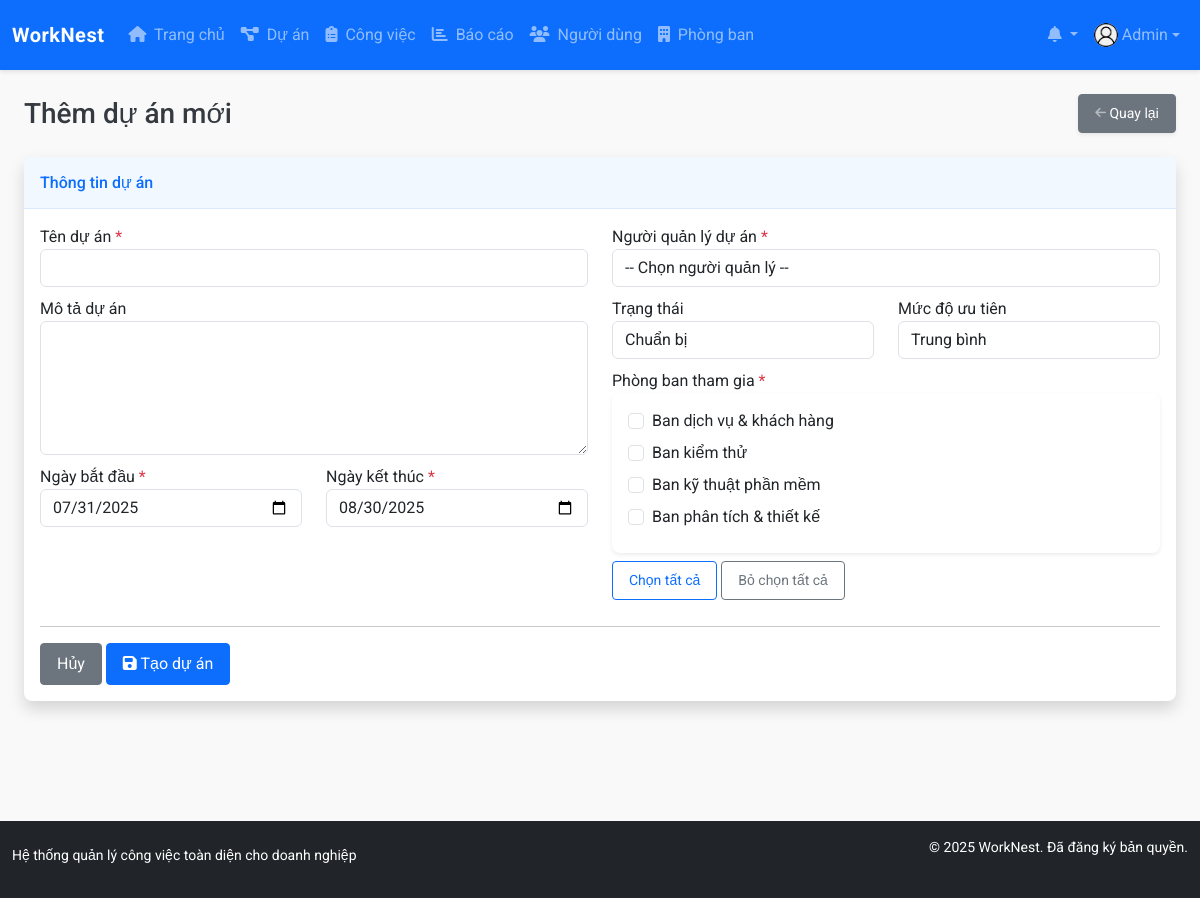
/modules/projects/add.php (signed in), run on the app's committed database.
### tables this page shows
CREATE TABLE `users` (
  `id` int NOT NULL,
  `name` varchar(100) NOT NULL,
  `email` varchar(100) NOT NULL,
  `password` varchar(255) NOT NULL,
  `role` enum('admin','project_manager','department_manager','staff') NOT NULL DEFAULT 'staff',
  `department_id` int DEFAULT NULL,
  `phone` varchar(20) DEFAULT NULL,
  `avatar` varchar(255) DEFAULT 'assets/images/avatar-default.png',
  `created_at` datetime NOT NULL DEFAULT CURRENT_TIMESTAMP,
  `updated_at` datetime DEFAULT NULL ON UPDATE CURRENT_TIMESTAMP,
  `last_login` datetime DEFAULT NULL
);

CREATE TABLE `departments` (
  `id` int NOT NULL,
  `name` varchar(100) NOT NULL,
  `description` text,
  `manager_id` int DEFAULT NULL,
  `created_at` datetime NOT NULL DEFAULT CURRENT_TIMESTAMP,
  `updated_at` datetime DEFAULT NULL ON UPDATE CURRENT_TIMESTAMP
);

### config/config.php (called while the page is built, shortened)
<?php
function is_logged_in() {
    return isset($_SESSION['user_id']);
}
function has_permission($required_role) {
    return $_SESSION['user_role'] === $required_role ||
           ($_SESSION['user_role'] === 'admin') ||
           ($required_role === 'department_manager' && $_SESSION['user_role'] === 'project_manager');
}
require_once ROOT_PATH . 'config/database.php';

### config/database.php (called while the page is built, shortened)
<?php
$conn = mysqli_connect(DB_HOST, DB_USER, DB_PASS, DB_NAME);
mysqli_set_charset($conn, "utf8mb4");
function query($sql) {
    global $conn;
    $result = mysqli_query($conn, $sql);
    return $result;
}
function fetch_array($result) {
    return mysqli_fetch_assoc($result);
}

### modules/projects/add.php (the view, shortened to what this page needs)
<?php
require_once '../../config/config.php';
$department_sql = "SELECT id, name FROM departments ORDER BY name";
$department_result = query($department_sql);
$status_list = [
    1 => 'Chuẩn bị',
    2 => 'Đang thực hiện',
    3 => 'Hoàn thành',
    4 => 'Tạm dừng',
    5 => 'Đã hủy'
];
$priority_list = [
    1 => 'Thấp',
    2 => 'Trung bình',
    3 => 'Cao',
    4 => 'Khẩn cấp'
];
include_once '../../templates/header.php';
?>
<div class="container-fluid">
    <div class="d-sm-flex align-items-center justify-content-between mb-4">
        <h1 class="h3 mb-0 text-gray-800">Thêm dự án mới</h1>
        <a href="index.php" class="d-none d-sm-inline-block btn btn-sm btn-secondary shadow-sm">
            <i class="fas fa-arrow-left fa-sm text-white-50"></i> Quay lại
        </a>
    </div>
    <div class="card shadow mb-4">
        <div class="card-header py-3">
            <h6 class="m-0 font-weight-bold text-primary">Thông tin dự án</h6>
        </div>
        <div class="card-body">
            <form action="" method="POST">
                <div class="row">
                    <div class="col-md-6">
                        <div class="form-group">
                            <label for="name">Tên dự án <span class="text-danger">*</span></label>
                            <input type="text" class="form-control" id="name" name="name" required
                                   value="<?php echo isset($_POST['name']) ? htmlspecialchars($_POST['name']) : ''; ?>">
                        </div>
                        <div class="form-group">
                            <label for="description">Mô tả dự án</label>
                            <textarea class="form-control" id="description" name="description" rows="5"><?php echo isset($_POST['description']) ? htmlspecialchars($_POST['description']) : ''; ?></textarea>
                        </div>
                        <div class="row">
                            <div class="col-md-6">
                                <div class="form-group">
                                    <label for="start_date">Ngày bắt đầu <span class="text-danger">*</span></label>
                                    <input type="date" class="form-control" id="start_date" name="start_date" required
                                           value="<?php echo isset($_POST['start_date']) ? $_POST['start_date'] : date('Y-m-d'); ?>">
                                </div>
                            </div>
                            <div class="col-md-6">
                                <div class="form-group">
                                    <label for="end_date">Ngày kết thúc <span class="text-danger">*</span></label>
                                    <input type="date" class="form-control" id="end_date" name="end_date" required
                                           value="<?php echo isset($_POST['end_date']) ? $_POST['end_date'] : date('Y-m-d', strtotime('+30 days')); ?>">
                                </div>
                            </div>
                        </div>
                    </div>
                    <div class="col-md-6">
                        <div class="form-group">
                            <label for="manager_id">Người quản lý dự án <span class="text-danger">*</span></label>
                            <select class="form-control" id="manager_id" name="manager_id" required>
                                <option value="">-- Chọn người quản lý --</option>
                            </select>
                        </div>
                        <div class="row">
                            <div class="col-md-6">
                                <div class="form-group">
                                    <label for="status_id">Trạng thái</label>
                                    <select class="form-control" id="status_id" name="status_id">
                                        <?php foreach ($status_list as $id => $name): ?>
                                            <option value="<?php echo $id; ?>" <?php echo (isset($_POST['status_id']) ? $_POST['status_id'] : 1) == $id ? 'selected' : ''; ?>>
                                                <?php echo $name; ?>
                                            </option>
                                        <?php endforeach; ?>
                                    </select>
                                </div>
                            </div>
                            <div class="col-md-6">
                                <div class="form-group">
                                    <label for="priority">Mức độ ưu tiên</label>
                                    <select class="form-control" id="priority" name="priority">
                                        <?php foreach ($priority_list as $id => $name): ?>
                                            <option value="<?php echo $id; ?>" <?php echo (isset($_POST['priority']) ? $_POST['priority'] : 2) == $id ? 'selected' : ''; ?>>
                                                <?php echo $name; ?>
                                            </option>
                                        <?php endforeach; ?>
                                    </select>
                                </div>
                            </div>
                        </div>
                        <div class="form-group">
                            <label>Phòng ban tham gia <span class="text-danger">*</span></label>
                            <div class="card">
                                <div class="card-body" style="max-height: 200px; overflow-y: auto;">
                                    <?php
                                    $selected_departments = isset($_POST['departments']) ? $_POST['departments'] : [];
                                    while ($department = fetch_array($department_result)):
                                    ?>
                                        <div class="form-check mb-2">
                                            <input type="checkbox" class="form-check-input"
                                                   id="dept-<?php echo $department['id']; ?>"
                                                   name="departments[]"
                                                   value="<?php echo $department['id']; ?>"
                                                   <?php echo in_array($department['id'], $selected_departments) ? 'checked' : ''; ?>>
                                            <label class="form-check-label" for="dept-<?php echo $department['id']; ?>">
                                                <?php echo $department['name']; ?>
                                            </label>
                                        </div>
                                    <?php endwhile; ?>
                                </div>
                            </div>
                            <div class="mt-2">
                                <button type="button" class="btn btn-sm btn-outline-primary" id="selectAllDepts">Chọn tất cả</button>
                                <button type="button" class="btn btn-sm btn-outline-secondary" id="deselectAllDepts">Bỏ chọn tất cả</button>
                            </div>
                        </div>
                    </div>
                </div>
                <hr>
                <div class="row">
                    <div class="col-md-12 text-right">
                        <a href="index.php" class="btn btn-secondary">Hủy</a>
                        <button type="submit" class="btn btn-primary">
                            <i class="fas fa-save"></i> Tạo dự án
                        </button>
                    </div>
                </div>
            </form>
        </div>
    </div>
</div>
<?php
include_once '../../templates/footer.php';
?>

### templates/header.php (shortened to what this page needs)
<!DOCTYPE html>
<html lang="vi">
<head>
    <link href="https://cdn.jsdelivr.net/npm/bootstrap@5.3.0-alpha1/dist/css/bootstrap.min.css" rel="stylesheet">
    <link rel="stylesheet" href="https://cdnjs.cloudflare.com/ajax/libs/font-awesome/6.4.0/css/all.min.css">
    <link rel="stylesheet" href="<?php echo BASE_URL; ?>assets/css/style.css">
</head>
<body>
    <?php if (is_logged_in()): ?>
        <nav class="navbar navbar-expand-lg navbar-dark bg-primary sticky-top">
            <div class="container-fluid">
                <a class="navbar-brand d-flex align-items-center justify-content-evenly" href="<?php echo BASE_URL; ?>">
                    <span class="fw-bold">WorkNest</span>
                </a>
                <div class="collapse navbar-collapse" id="navbarNav">
                    <ul class="navbar-nav me-auto">
                        <li class="nav-item">
                            <a class="nav-link" href="<?php echo BASE_URL; ?>">
                                <i class="fas fa-home me-1"></i> Trang chủ
                            </a>
                        </li>
                        <?php if (has_permission('project_manager') || has_permission('department_manager')): ?>
                            <li class="nav-item">
                                <a class="nav-link" href="<?php echo BASE_URL; ?>modules/projects/">
                                    <i class="fas fa-project-diagram me-1"></i> Dự án
                                </a>
                            </li>
                        <?php endif; ?>
                        <li class="nav-item">
                            <a class="nav-link" href="<?php echo BASE_URL; ?>modules/tasks/">
                                <i class="fas fa-clipboard-list me-1"></i> Công việc
                            </a>
                        </li>
                        <?php if (has_permission('project_manager') || has_permission('department_manager')): ?>
                            <li class="nav-item">
                                <a class="nav-link" href="<?php echo BASE_URL; ?>modules/reports/">
                                    <i class="fas fa-chart-bar me-1"></i> Báo cáo
                                </a>
                            </li>
                        <?php endif; ?>
                        <?php if (has_permission('admin')): ?>
                            <li class="nav-item">
                                <a class="nav-link" href="<?php echo BASE_URL; ?>modules/users/">
                                    <i class="fas fa-users me-1"></i> Người dùng
                                </a>
                            </li>
                            <li class="nav-item">
                                <a class="nav-link" href="<?php echo BASE_URL; ?>modules/departments/">
                                    <i class="fas fa-building me-1"></i> Phòng ban
                                </a>
                            </li>
                        <?php endif; ?>
                    </ul>
                    <ul class="navbar-nav">
                        <li class="nav-item dropdown">
                            <a class="nav-link dropdown-toggle position-relative" href="#" id="notificationsDropdown"
                                role="button" data-bs-toggle="dropdown" aria-expanded="false">
                                <i class="fas fa-bell"></i>
                            </a>
                        </li>
                        <li class="nav-item dropdown">
                            <a class="nav-link dropdown-toggle d-flex align-items-center justify-content-evenly" href="#" id="userDropdown"
                                role="button" data-bs-toggle="dropdown" aria-expanded="false">
                                <?php
                                $current_user_id = $_SESSION['user_id'];
                                $user_sql = "SELECT * FROM users WHERE id = $current_user_id";
                                $user_result = query($user_sql);
                                $user_data = fetch_array($user_result);
                                ?>
                                <img src="<?php echo BASE_URL . $user_data['avatar']; ?>" class="rounded-circle me-1"
                                    alt="Avatar" style="width: 24px; height: 24px; object-fit: cover;">
                                <span class="d-none d-lg-inline-block"><?php echo $user_data['name']; ?></span>
                            </a>
                        </li>
                    </ul>
                </div>
            </div>
        </nav>
    <?php endif; ?>
    <div class="container-fluid mt-4 pb-5">

### assets/css/style.css (style rules this page uses)
:root { --primary-color: #0d6efd; --primary-hover: #0a58ca; --secondary-color: #6c757d; --dark-color: #343a40; --light-color: #f8f9fa; --gray-100: #f8f9fa; --gray-200: #e9ecef; --gray-300: #dee2e6; --gray-400: #ced4da; --gray-500: #adb5bd; --gray-600: #6c757d; --gray-700: #495057; --gray-800: #343a40; --gray-900: #212529; }
a { text-decoration: none; }
body { font-family: 'Roboto', sans-serif; background-color: #f9f9f9; color: var(--gray-800); min-height: 100vh; display: flex; flex-direction: column; justify-content: space-between; }
.navbar-dark.bg-primary { height: 70px; box-shadow: 0 2px 4px rgba(0, 0, 0, 0.1); }
.navbar-brand { font-weight: 700; letter-spacing: 0.5px; }
.card { border: none; box-shadow: 0 0.125rem 0.25rem rgba(0, 0, 0, 0.075); transition: all 0.3s ease; border-radius: 0.5rem; overflow: hidden; }
.card-header { background-color: rgba(13, 110, 253, 0.05); border-bottom: 1px solid rgba(13, 110, 253, 0.1); font-weight: 500; }
.btn { border-radius: 0.25rem; padding: 0.5rem 1rem; transition: all 0.2s ease; }
.btn-primary { background-color: var(--primary-color); border-color: var(--primary-color); }
.btn-outline-primary { color: var(--primary-color); border-color: var(--primary-color); }
.form-group { margin-bottom: 10px; }

### data on the page
users: avatar (placeholder picture), name "Admin"
departments: name "Ban dịch vụ & khách hàng"
departments: name "Ban kiểm thử"
departments: name "Ban kỹ thuật phần mềm"
departments: name "Ban phân tích & thiết kế"

### other printed values
form field status_id "Chuẩn bị"
form field priority "Trung bình"
